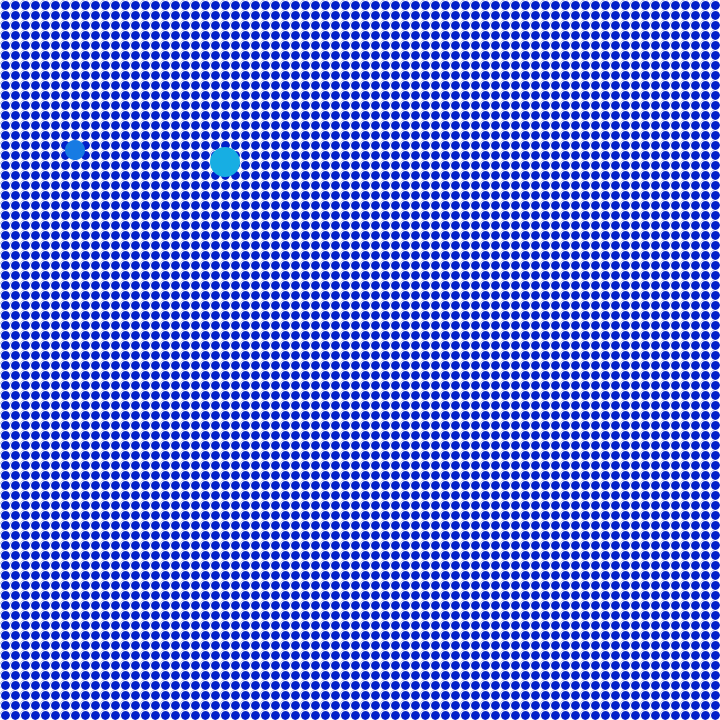
Frame 1 (no input)
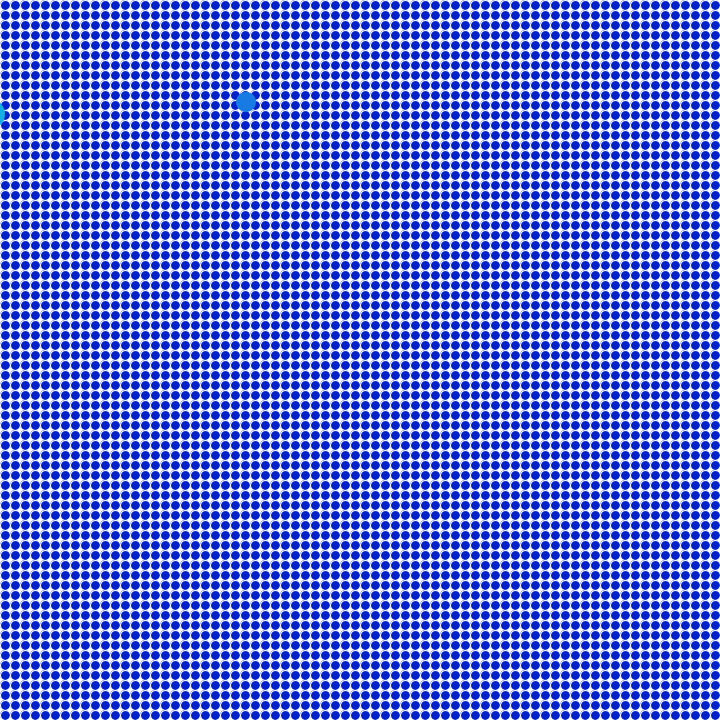
Frame 60 (the mouse pressed at the canvas centre just before this capture)
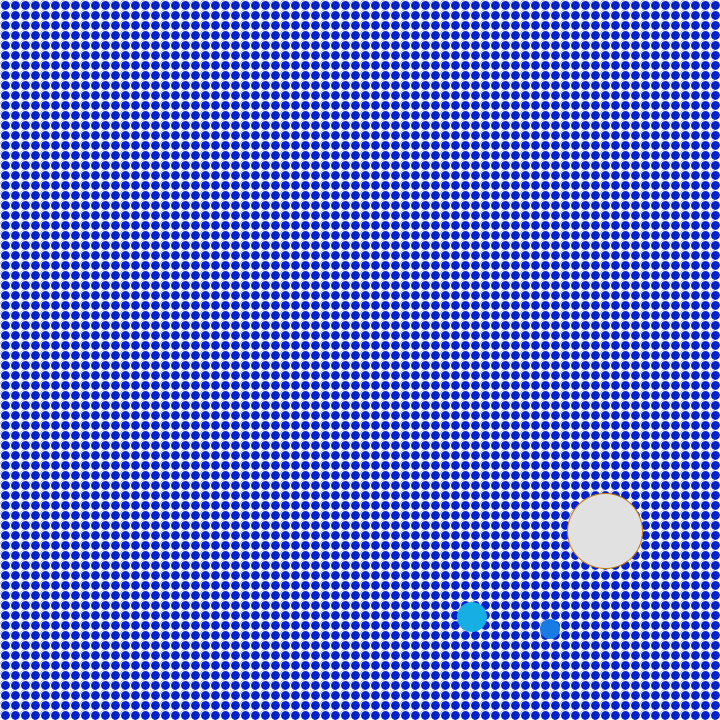
Frame 120 (the mouse held since frame 60 and released just before this capture)

The Processing sketch that drew these frames (run headless with seeded random() and noise(); from frame 60 on, the mouse is pressed at the canvas centre):

// Processing sketch: processing_42009
// ── processing_42009.pde

/*import processing.opengl.*;*/

int x, y, z;
int velocityX, velocityY, velocityZ;
int R, G, B, A;
 
 
void setup() {
  size(720,720);
  smooth();
  R = 2;
  G = 33;
  B = 201;
  A = 57;
  x = 75;
  y = 150;
  z = 225;
  velocityX = int(random(-1,30));
  velocityY = int(random(1,45));
  velocityZ = int(random(-2,50));
}
void draw() {
  background(255);
  stroke(255);
  fill(R, G, B);
  for (int i = 0; i < 72; i ++) {
    for (int j = 0; j < 72; j++) {
      ellipse(10*i+5, 10*j+5, 10, 10);
    }
  }
 
  if (y > 1) {
    R = 2;
    G = 33;
    B = 201;
    A = 100;
  }
    if (y > 680) {
    R = 0;
    G = 220;
    B = 160;
    A = 100;
   
  }
    if (y < 10) {
    R = 0;
    G = 220;
    B = 160;
    A = 100;
    
  }
   if (x > 700) {
    R = 0;
    G = 220;
    B = 160;
    A = 100;
  }
 
    if (x < 20) {
    R = 0;
    G = 220;
    B = 160;
    A = 100;
  }
  if (z > 700) {
    R = 0;
    G = 220;
    B = 160;
    A = 100;
  }
 
    if (z < 10) {
    R = 0;
    G = 220;
    B = 160;
    A = 100;
  }
  noStroke();
  fill(23, 123, 227);
  ellipse(x, y, 20, 20);
  x += velocityX;
  y += velocityY;
 
  if (x > width - 5 || x < 5) {
    velocityX *= -1;
  }
  if (y > width - 5 || y < 5) {
    velocityY *= -1;
  }
  fill(23, 174, 227);
  ellipse(z, y, 30, 30);
  z += velocityZ;
  y += velocityY;
  if (z > width - 5 || z < 5) {
    velocityZ *= -1;
  }
  if (y > width - 5 || y < 5) {
    velocityY *= -1;
  }
  if(mousePressed){
  fill(225);
  stroke(201, 122, 2);
  ellipse(y, x, 75, 75);
  z += velocityZ + 1;
  y += velocityY + 1;
  if (z > width - 5 || z < 5) {
    velocityZ *= -1;
  }
  if (y > width - 5 || y < 5) {
    velocityY *= -1;
  }
}
}
